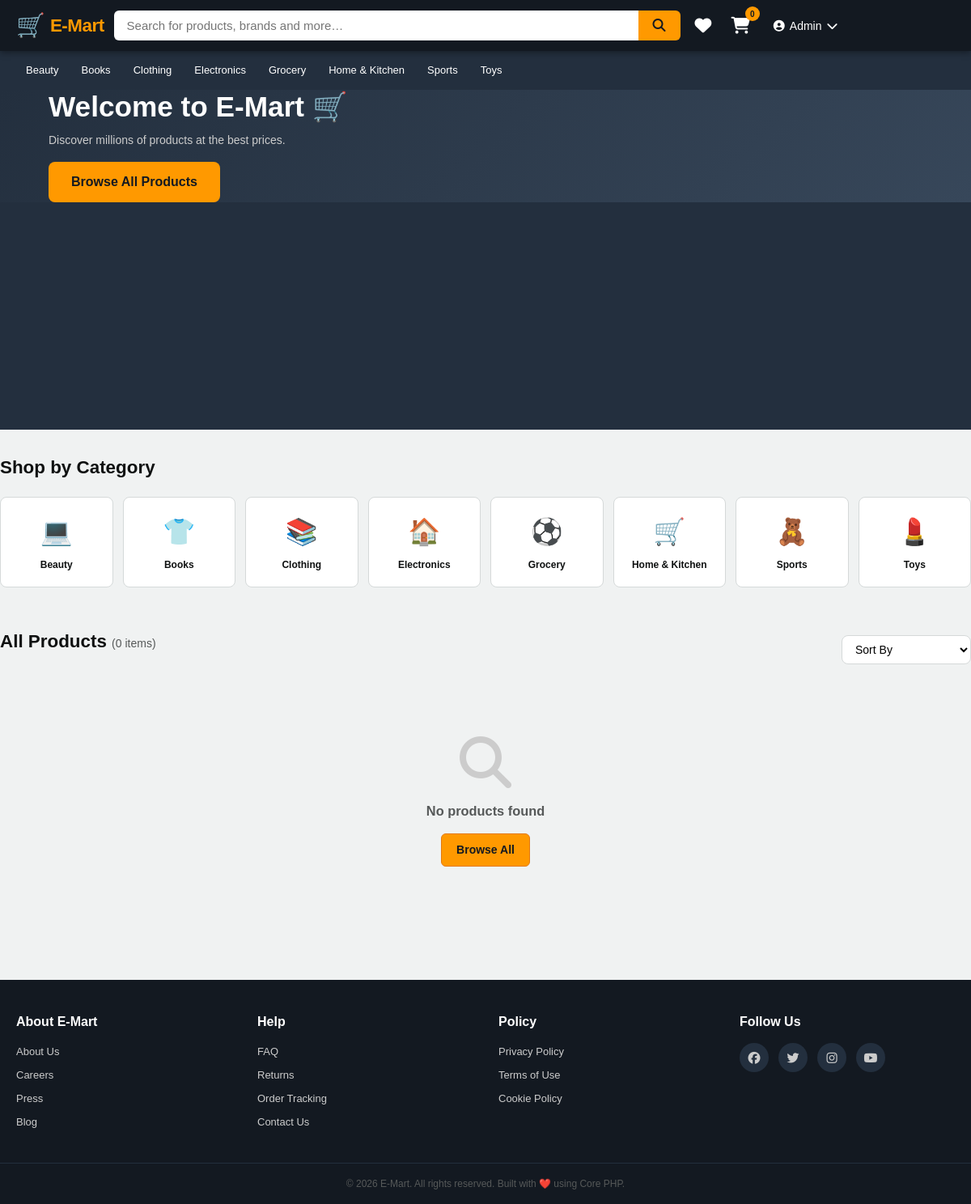
The page / (signed in) on the database its author committed.
### tables this page shows
CREATE TABLE IF NOT EXISTS categories (
    id            INT AUTO_INCREMENT PRIMARY KEY,
    category_name VARCHAR(100) NOT NULL UNIQUE
);

### includes/connection.php (called while the page is built, shortened)
<?php
function sanitize($data) {
    return htmlspecialchars(strip_tags(trim($data)), ENT_QUOTES, 'UTF-8');
}
function isLoggedIn() {
    return isset($_SESSION['user_id']);
}
function getCartCount($conn) {
    $uid  = $_SESSION['user_id'];
    $stmt = $conn->prepare("SELECT SUM(quantity) as total FROM cart WHERE user_id = ?");
    $stmt->bind_param("i", $uid);
    $stmt->execute();
    $res = $stmt->get_result()->fetch_assoc();
    return $res['total'] ?? 0;
}

### index.php (the view, shortened to what this page needs)
<?php
require_once 'includes/connection.php';
$where    = ['p.stock > 0'];
$whereSQL = 'WHERE ' . implode(' AND ', $where);
$countSQL = "SELECT COUNT(*) FROM products p
             JOIN categories c ON p.category_id = c.id $whereSQL";
$countStmt = $conn->prepare($countSQL);
$countStmt->execute();
$totalProducts = $countStmt->get_result()->fetch_row()[0];
$featuredStmt = $conn->prepare(
    "SELECT p.*, c.category_name FROM products p
     JOIN categories c ON p.category_id = c.id
     WHERE p.is_featured = 1 AND p.stock > 0 LIMIT 5"
);
$featuredStmt->execute();
$featured = $featuredStmt->get_result()->fetch_all(MYSQLI_ASSOC);
include 'includes/header.php';
?>
<section class="hero-slider">
    <?php if ($featured): ?>
        <?php foreach ($featured as $i => $fp): ?>
        <div class="slide <?= $i === 0 ? 'active' : '' ?>">
            <div class="slide-content">
                <span class="slide-category"><?= sanitize($fp['category_name']) ?></span>
                <h1><?= sanitize($fp['name']) ?></h1>
                <p><?= sanitize(substr($fp['description'] ?? '', 0, 120)) ?>…</p>
                <div class="slide-price">₹<?= number_format($fp['price'], 2) ?></div>
                <a href="user/viewproduct.php?id=<?= $fp['id'] ?>" class="btn btn-hero">
                    Shop Now <i class="fas fa-arrow-right"></i>
                </a>
            </div>
            <div class="slide-image">
                <img src="assets/images/products/<?= sanitize($fp['image']) ?>"
                     alt="<?= sanitize($fp['name']) ?>"
                     onerror="this.src='assets/images/default.jpg'">
            </div>
        </div>
        <?php endforeach; ?>
        <button class="slider-btn prev" onclick="changeSlide(-1)">‹</button>
        <button class="slider-btn next" onclick="changeSlide(1)">›</button>
        <div class="slider-dots">
            <?php foreach ($featured as $i => $_): ?>
                <span class="dot <?= $i===0?'active':'' ?>"
                      onclick="goSlide(<?= $i ?>)"></span>
            <?php endforeach; ?>
        </div>
    <?php else: ?>
        <div class="slide active hero-default">
            <div class="slide-content">
                <h1>Welcome to E-Mart 🛒</h1>
                <p>Discover millions of products at the best prices.</p>
                <a href="#products" class="btn btn-hero">Browse All Products</a>
            </div>
        </div>
    <?php endif; ?>
</section>
<section class="cat-strip container">
    <h2 class="section-title">Shop by Category</h2>
    <div class="cat-grid">
        <?php
        $icons = ['💻','👕','📚','🏠','⚽','🛒','🧸','💄'];
        $cats2 = $conn->query("SELECT * FROM categories LIMIT 8");
        $idx = 0;
        while ($c = $cats2->fetch_assoc()):
        ?>
        <a href="index.php?category=<?= $c['id'] ?>" class="cat-card">
            <div class="cat-icon"><?= $icons[$idx++ % 8] ?></div>
            <span><?= sanitize($c['category_name']) ?></span>
        </a>
        <?php endwhile; ?>
    </div>
</section>
<section class="products-section container" id="products">
    <div class="products-header">
        <h2 class="section-title">
            <?= !empty($_GET['search']) ? 'Results for: "' . sanitize($_GET['search']) . '"'
                : (!empty($_GET['category']) ? 'Category Products' : 'All Products') ?>
            <small>(<?= $totalProducts ?> items)</small>
        </h2>
        <div class="sort-filter">
            <select id="sortSelect" onchange="applySort()">
                <option value="">Sort By</option>
            </select>
        </div>
    </div>
    <div class="product-grid" id="productGrid">
        <?php if ($totalProducts === 0): ?>
        <div class="no-products">
            <i class="fas fa-search" style="font-size:4rem;color:#ccc"></i>
            <h3>No products found</h3>
            <a href="index.php" class="btn btn-primary">Browse All</a>
        </div>
        <?php endif; ?>
    </div>
</section>
<?php include 'includes/footer.php'; ?>

### includes/header.php (shortened to what this page needs)
<?php
require_once __DIR__ . '/connection.php';
$cartCount = getCartCount($conn);
?>
<!DOCTYPE html>
<html lang="en">
<head>
    <link rel="stylesheet" href="<?= BASE_URL ?>assets/css/style.css">
    <link rel="stylesheet" href="https://cdnjs.cloudflare.com/ajax/libs/font-awesome/6.5.0/css/all.min.css">
</head>
<body>
<nav class="navbar">
    <div class="nav-brand">
        <a href="<?= BASE_URL ?>index.php">
            <span class="brand-logo">🛒</span>
            <span class="brand-name">E-Mart</span>
        </a>
    </div>
    <div class="search-wrapper">
        <input type="text" id="searchInput" placeholder="Search for products, brands and more…"
               autocomplete="off">
        <button class="search-btn"><i class="fas fa-search"></i></button>
    </div>
    <div class="nav-links">
        <?php if (isLoggedIn()): ?>
            <a href="<?= BASE_URL ?>user/wishlist.php" class="nav-icon" title="Wishlist">
                <i class="fas fa-heart"></i>
            </a>
            <a href="<?= BASE_URL ?>user/cart.php" class="nav-icon cart-icon" title="Cart">
                <i class="fas fa-shopping-cart"></i>
                <span class="cart-badge" id="cartBadge"><?= $cartCount ?></span>
            </a>
            <div class="nav-dropdown">
                <button class="nav-user-btn">
                    <i class="fas fa-user-circle"></i>
                    <?= sanitize($_SESSION['username']) ?>
                    <i class="fas fa-chevron-down"></i>
                </button>
            </div>
        <?php else: ?>
            <a href="<?= BASE_URL ?>user/login.php" class="btn btn-outline">Login</a>
            <a href="<?= BASE_URL ?>user/register.php" class="btn btn-primary">Sign Up</a>
        <?php endif; ?>
    </div>
</nav>
<div class="category-bar">
    <?php
    $cats = $conn->query("SELECT * FROM categories LIMIT 8");
    while ($c = $cats->fetch_assoc()):
    ?>
        <a href="<?= BASE_URL ?>index.php?category=<?= $c['id'] ?>"
           class="cat-link"><?= sanitize($c['category_name']) ?></a>
    <?php endwhile; ?>
</div>

### rows shown on the page
categories: category_name "Beauty", idx "💻"
categories: category_name "Books", idx "👕"
categories: category_name "Clothing", idx "📚"
categories: category_name "Electronics", idx "🏠"
categories: category_name "Grocery", idx "⚽"
categories: category_name "Home & Kitchen", idx "🛒"
categories: category_name "Sports", idx "🧸"
categories: category_name "Toys", idx "💄"

### other values the page prints
$cartCount "0"
$_SESSION['username'] "Admin"
$totalProducts "0"
SITE_NAME "E-Mart"
